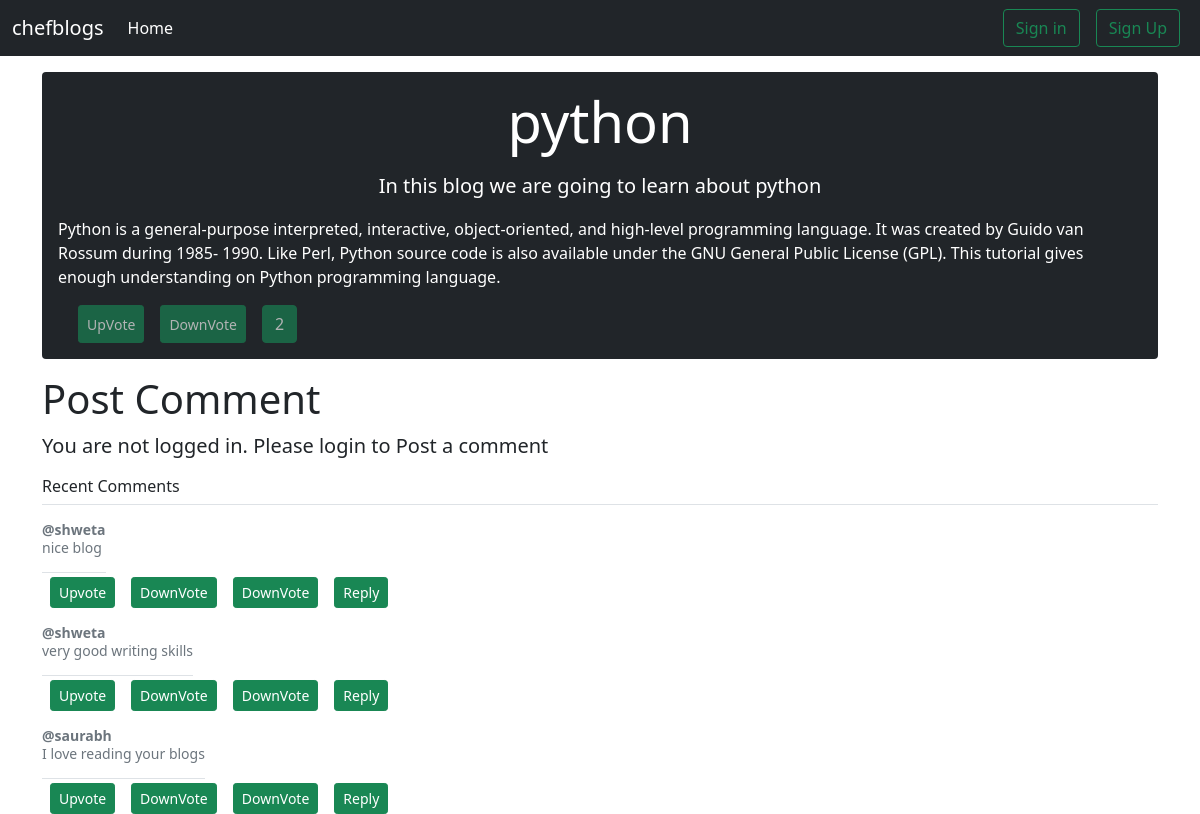
The app's page /blogs.php?blogid=7 with its own data.
### tables this page shows
CREATE TABLE `blogs` (
  `blog_id` int(12) NOT NULL,
  `user_id` int(12) NOT NULL,
  `blog_title` text NOT NULL,
  `blog_desc` text NOT NULL,
  `time` datetime NOT NULL,
  `blog_info` text NOT NULL,
  `Vote` int(31) NOT NULL DEFAULT 0
);

CREATE TABLE `comments` (
  `comment_id` int(12) NOT NULL,
  `blog_id` int(12) NOT NULL,
  `user_id` int(12) NOT NULL,
  `comment` text NOT NULL,
  `time` datetime NOT NULL DEFAULT current_timestamp(),
  `vote` int(12) NOT NULL DEFAULT 0
);

CREATE TABLE `users` (
  `user_id` int(12) NOT NULL,
  `username` varchar(255) DEFAULT NULL,
  `email` varchar(255) DEFAULT NULL,
  `password` varchar(255) DEFAULT NULL,
  `doj` datetime NOT NULL DEFAULT current_timestamp()
);

### blogs.php (the view, shortened to what this page needs)
<!doctype html>
<html lang="en">
  <head>
    <link href="https://cdn.jsdelivr.net/npm/bootstrap@5.1.3/dist/css/bootstrap.min.css" rel="stylesheet">
  </head>
  <body>
    <?php
       include './partials/_header.php';
       include './partials/_dbconnect.php';
       $blogid = $_GET['blogid'];
       $sql = "SELECT * from `blogs` where `blog_id` = $blogid";
       $result = mysqli_query($conn,$sql);
       $row = mysqli_fetch_assoc($result);
       $bloginfo = $row['blog_info'];
       $blogtitle = $row['blog_title'];
       $blogdesc = $row['blog_desc'];
       $vote = $row['Vote'];
       echo '<div class="container my-3">
       <div class="jumbotron p-3 text-white rounded bg-dark">
         <div class="col-md-12 px-0">
             <h2 class="display-4 text-center font-italic">'.$blogtitle.'</h2>
             <p class="lead my-3 text-center">'.$blogdesc.'</p>
             <p>'.$bloginfo.'</p>
         </div>
          <div class ="container-fluid">
          <form class="d-flex text-muted">';
          if(isset($_SESSION['login']) and $_SESSION['login'] == 'true'){
               $user_id = $_SESSION['userid'];
            $sql = "SELECT * from `voted_users` where `blog_id` = $blogid";
            $result = mysqli_query($conn,$sql);
            $flag = true;
            while($row = mysqli_fetch_assoc($result)){
                  $uid = $row['user_id'];
                  if($uid == $user_id){
                       $flag = false;
                       break;
                  }
            }
            if($flag){
                 echo '<a href="./partials/_handleupvote.php?blogid='.$blogid.'" class="btn btn-outline-success btn-sm mx-2"> UpVote</a>
                 <a href="./partials/_handledownvote.php?blogid='.$blogid.'" class="btn btn-outline-success btn-sm mx-2"> DownVote</a>';
            }else{
                echo '<button type="button" class="btn btn-lg btn-success btn-sm mx-2" disabled>UpVote</button>
                <button type="button" class="btn btn-lg btn-success btn-sm mx-2" disabled>DownVote</button>';
            }
          }else{
            echo '<button type="button" class="btn btn-lg btn-success btn-sm mx-2" disabled>UpVote</button>
            <button type="button" class="btn btn-lg btn-success btn-sm mx-2" disabled>DownVote</button>';
          }
        echo' <button type="button" class="btn btn-success mx-2" disabled>'.$vote.'</button>
           </form>
          </div>
       </div>
       </div>';
       if(isset($_SESSION['login']) && $_SESSION['login'] == true){
        $user_id = $_SESSION['userid'];
         echo '<div class="container my-3 py-2">
                <h1>Post Comment</h1>
                <form action="' .$_SERVER['REQUEST_URI']. '" method="post">
                        <div class="form-group">
                            <label for="exampleFormControlTextarea1">Enter your comment here</label>
                            <textarea class="form-control" id="comment" name="comment" rows="5"></textarea>
                        </div>
                        <input type="hidden" name = "user_id" value =  "'.$user_id.'">
                        <button type="submit" class="btn btn-success my-2">Post</button>
                </form>
            </div>';
         }else{
        echo'<div class="container my-3">
                <h1>Post Comment</h1>
                <p class = "lead">You are not logged in. Please login to Post a comment</p>
            </div>';
         }
            echo '<div class = "container"
            <div class="my-3 p-3 bg-body rounded shadow-sm">
          <h6 class="border-bottom pb-2 mb-0">Recent Comments</h6>';
            $sql = "SELECT * FROM `comments` WHERE `blog_id` = $blogid";
            $result = mysqli_query($conn,$sql);
            while($row = mysqli_fetch_assoc($result)){
                 $content = $row['comment'];
                 $userid = $row['user_id'];
                 $sql2 = "SELECT username FROM `users` WHERE user_id = '$userid'";
                 $result2 = mysqli_query($conn,$sql2);
                 $row2 =  mysqli_fetch_assoc($result2);
                 $username = $row2['username'];
                 echo '
               <div class="d-flex text-muted pt-3">
               <p class="pb-3 mb-0 small lh-sm border-bottom">
                   <strong class="d-block text-gray-dark">@'.$username.'</strong>'.$content.' </p>
               </div>
               <div class="d-flex text-muted pt-1">
               <a href = "#" class="btn btn-success mx-2 btn-sm" id = "bnt">Upvote</a>
               <a href = "#" class="btn btn-success mx-2 btn-sm" id = "bnt">DownVote</a>
               <a href = "#" class="btn btn-success mx-2 btn-sm" id = "bnt" disabled>DownVote</a>
               <a href = "#" class="btn btn-success mx-2 btn-sm" id = "bnt">Reply</a>
               </div>
             ';
             }
             echo '</div>
             </div>';
    ?>
  </body>
</html>

### partials/_header.php (shortened to what this page needs)
<?php
echo '<nav class="navbar navbar-expand-lg navbar-dark bg-dark">
  <div class="container-fluid">
    <a class="navbar-brand" href="#">chefblogs</a>
    <button class="navbar-toggler" type="button" data-bs-toggle="collapse" data-bs-target="#navbarSupportedContent" aria-controls="navbarSupportedContent" aria-expanded="false" aria-label="Toggle navigation">
      <span class="navbar-toggler-icon"></span>
    </button>
    <div class="collapse navbar-collapse" id="navbarSupportedContent">
      <ul class="navbar-nav me-auto mb-2 mb-lg-0">
        <li class="nav-item">
          <a class="nav-link active" aria-current="page" href="#">Home</a>
        </li>
      </ul>';
      if(isset($_SESSION['login']) and $_SESSION['login'] == 'true') {
      echo'<form class="d-flex">
        <button type = "button" class="btn btn-success mx-2">'.$_SESSION['username'].'</button>
        <a href = "partials/_signout.php" class="btn btn-success mx-2">Sign Out</a>
      </form>';
      }
      else{
        echo '<form class="d-flex">
        <button type = "button" class="btn btn-outline-success mx-2" data-bs-toggle="modal" data-bs-target="#loginModal">Sign in</button>
        <button class="btn btn-outline-success mx-2" type="submit">Sign Up</button>
      </form>';
      }
  echo '  </div>
  </div>
</nav>';
?>

### blogs.php (style rules this page uses)
#bnt { height = 5px; width = 10px; }

### records on screen
blogs: blog_title "python", blog_desc "In this blog we are going to learn about python", blog_info "Python is a general-purpose interpreted, interactive, object-oriented, and high-level programming language. It was created by Guido van Rossum during 1985- 1990. Like Perl, Python source code is also available under the GNU General Public License (GPL). This tutorial gives enough understanding on Python programming language.", Vote "2"
comments: user.username "shweta", comment "nice blog"
comments: user.username "shweta", comment "very good writing skills"
comments: user.username "saurabh", comment "I love reading your blogs"
